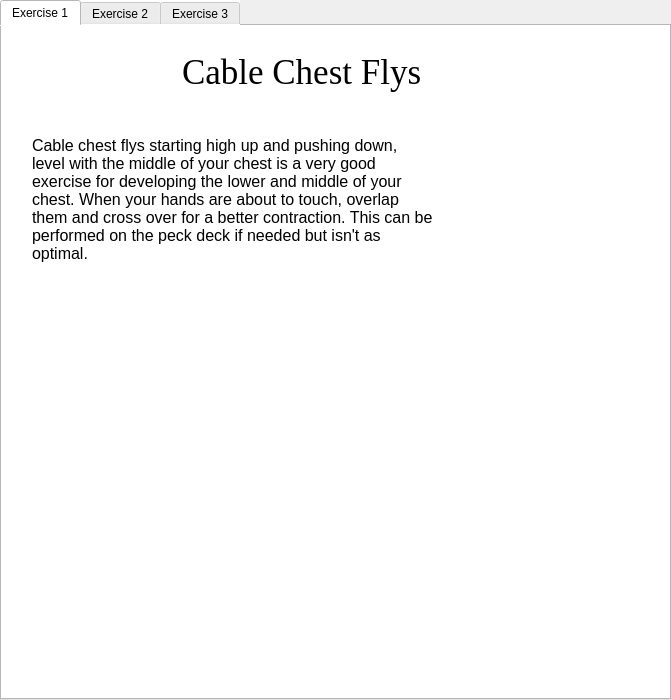
<?xml version="1.0" encoding="UTF-8"?>
<ui version="4.0">
 <class>chest_widget</class>
 <widget class="QWidget" name="chest_widget">
  <property name="geometry">
   <rect>
    <x>0</x>
    <y>0</y>
    <width>671</width>
    <height>700</height>
   </rect>
  </property>
  <property name="minimumSize">
   <size>
    <width>671</width>
    <height>700</height>
   </size>
  </property>
  <property name="maximumSize">
   <size>
    <width>671</width>
    <height>700</height>
   </size>
  </property>
  <property name="windowTitle">
   <string/>
  </property>
  <widget class="QTabWidget" name="chest_tab_widget">
   <property name="geometry">
    <rect>
     <x>0</x>
     <y>0</y>
     <width>671</width>
     <height>700</height>
    </rect>
   </property>
   <property name="minimumSize">
    <size>
     <width>671</width>
     <height>700</height>
    </size>
   </property>
   <property name="maximumSize">
    <size>
     <width>671</width>
     <height>700</height>
    </size>
   </property>
   <property name="styleSheet">
    <string notr="true">background-color: rgb(255, 255, 255);</string>
   </property>
   <property name="currentIndex">
    <number>0</number>
   </property>
   <widget class="QWidget" name="exercise_1">
    <attribute name="title">
     <string>Exercise 1</string>
    </attribute>
    <widget class="QLabel" name="chest_exercise_1_title_lbl">
     <property name="geometry">
      <rect>
       <x>180</x>
       <y>10</y>
       <width>311</width>
       <height>71</height>
      </rect>
     </property>
     <property name="font">
      <font>
       <family>Georgia</family>
       <pointsize>26</pointsize>
      </font>
     </property>
     <property name="text">
      <string>Cable Chest Flys</string>
     </property>
    </widget>
    <widget class="QLabel" name="chest_exercise_1_msg_lbl">
     <property name="geometry">
      <rect>
       <x>30</x>
       <y>110</y>
       <width>401</width>
       <height>191</height>
      </rect>
     </property>
     <property name="font">
      <font>
       <pointsize>12</pointsize>
      </font>
     </property>
     <property name="text">
      <string>Cable chest flys starting high up and pushing down, level with the middle of your chest is a very good exercise for developing the lower and middle of your chest. When your hands are about to touch, overlap them and cross over for a better contraction. This can be performed on the peck deck if needed but isn't as optimal.</string>
     </property>
     <property name="alignment">
      <set>Qt::AlignLeading|Qt::AlignLeft|Qt::AlignTop</set>
     </property>
     <property name="wordWrap">
      <bool>true</bool>
     </property>
    </widget>
    <widget class="QLabel" name="chest_exercise_1_label">
     <property name="geometry">
      <rect>
       <x>30</x>
       <y>330</y>
       <width>621</width>
       <height>331</height>
      </rect>
     </property>
     <property name="text">
      <string/>
     </property>
     <property name="pixmap">
      <pixmap>../../Pictures/chest_exercise_1.png</pixmap>
     </property>
    </widget>
   </widget>
   <widget class="QWidget" name="exercise_2">
    <attribute name="title">
     <string>Exercise 2</string>
    </attribute>
    <widget class="QLabel" name="chest_exercise_2_title_lbl">
     <property name="geometry">
      <rect>
       <x>66</x>
       <y>20</y>
       <width>521</width>
       <height>71</height>
      </rect>
     </property>
     <property name="font">
      <font>
       <family>Georgia</family>
       <pointsize>26</pointsize>
      </font>
     </property>
     <property name="text">
      <string>Incline Barbell Bench Press </string>
     </property>
    </widget>
    <widget class="QLabel" name="chest_exercise_2_msg_lbl">
     <property name="geometry">
      <rect>
       <x>40</x>
       <y>130</y>
       <width>401</width>
       <height>191</height>
      </rect>
     </property>
     <property name="font">
      <font>
       <pointsize>12</pointsize>
      </font>
     </property>
     <property name="text">
      <string>Incline bench press using a barbell is a very good exercise, primarily targeting the upper chest. When pressing the barbell keep your shoulders tucked in at roughly a 45 degree angle. This exercise is best performed on a smith machine, and the bench being one level higher than flat.</string>
     </property>
     <property name="alignment">
      <set>Qt::AlignLeading|Qt::AlignLeft|Qt::AlignTop</set>
     </property>
     <property name="wordWrap">
      <bool>true</bool>
     </property>
    </widget>
    <widget class="QLabel" name="chest_exercise_2_lbl_1">
     <property name="geometry">
      <rect>
       <x>21</x>
       <y>350</y>
       <width>311</width>
       <height>301</height>
      </rect>
     </property>
     <property name="text">
      <string/>
     </property>
     <property name="pixmap">
      <pixmap>../../Pictures/chest_exercise_2.1.png</pixmap>
     </property>
    </widget>
    <widget class="QLabel" name="chest_exercise_2_lbl_2">
     <property name="geometry">
      <rect>
       <x>331</x>
       <y>350</y>
       <width>301</width>
       <height>301</height>
      </rect>
     </property>
     <property name="text">
      <string/>
     </property>
     <property name="pixmap">
      <pixmap>../../Pictures/chest_exercise_2.2png.png</pixmap>
     </property>
    </widget>
   </widget>
   <widget class="QWidget" name="exercise_3">
    <attribute name="title">
     <string>Exercise 3</string>
    </attribute>
    <widget class="QLabel" name="chest_exercise_3_title_lbl">
     <property name="geometry">
      <rect>
       <x>270</x>
       <y>20</y>
       <width>101</width>
       <height>71</height>
      </rect>
     </property>
     <property name="font">
      <font>
       <family>Georgia</family>
       <pointsize>26</pointsize>
      </font>
     </property>
     <property name="text">
      <string>Dips</string>
     </property>
    </widget>
    <widget class="QLabel" name="chest_exercise_3_msg_lbl">
     <property name="geometry">
      <rect>
       <x>30</x>
       <y>120</y>
       <width>401</width>
       <height>141</height>
      </rect>
     </property>
     <property name="font">
      <font>
       <pointsize>12</pointsize>
      </font>
     </property>
     <property name="text">
      <string>Dips are a great exercise to target the lower chest, long head of triceps, and front delts. This exercise is best performed on a seated dips machine. But this can also be performed on a standing assisted dips machine.</string>
     </property>
     <property name="alignment">
      <set>Qt::AlignLeading|Qt::AlignLeft|Qt::AlignTop</set>
     </property>
     <property name="wordWrap">
      <bool>true</bool>
     </property>
    </widget>
    <widget class="QLabel" name="chest_exercise_3_lbl_1">
     <property name="geometry">
      <rect>
       <x>10</x>
       <y>295</y>
       <width>302</width>
       <height>341</height>
      </rect>
     </property>
     <property name="text">
      <string/>
     </property>
     <property name="pixmap">
      <pixmap>../../Pictures/chest_exercise_3.1.png</pixmap>
     </property>
    </widget>
    <widget class="QLabel" name="chest_exercise_3_lbl_2">
     <property name="geometry">
      <rect>
       <x>320</x>
       <y>300</y>
       <width>332</width>
       <height>333</height>
      </rect>
     </property>
     <property name="text">
      <string/>
     </property>
     <property name="pixmap">
      <pixmap>../../Pictures/chest_exercise_3.2.png</pixmap>
     </property>
    </widget>
   </widget>
  </widget>
 </widget>
 <resources/>
 <connections/>
</ui>
